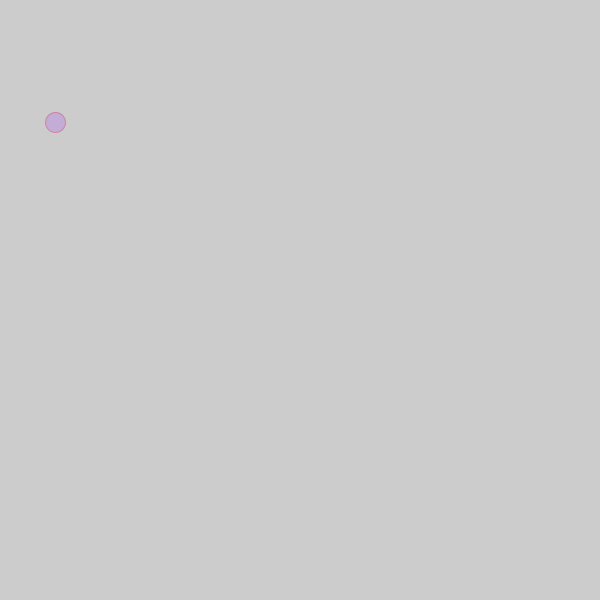
Frame 1 (no input)
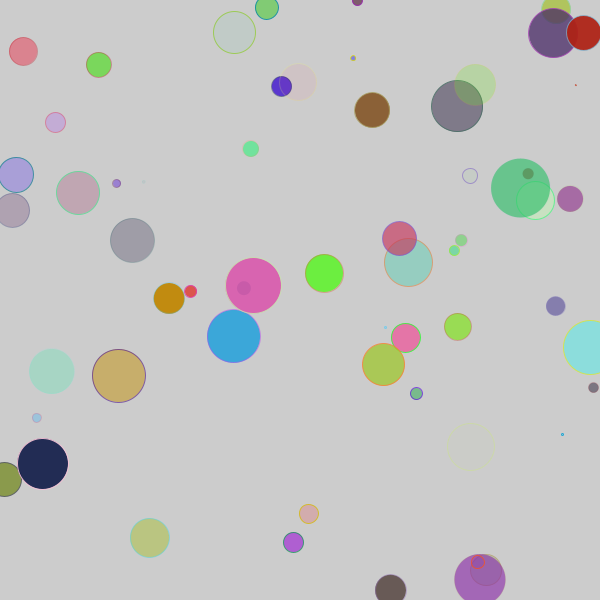
Frame 60 (the mouse pressed at the canvas centre just before this capture)
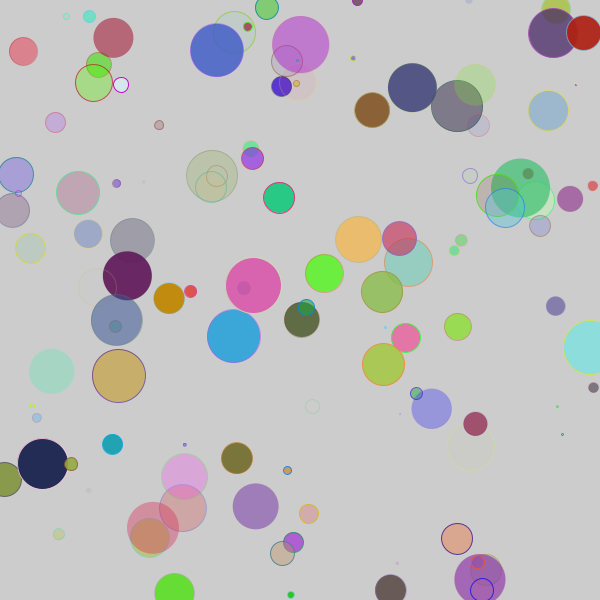
Frame 120 (the mouse held since frame 60 and released just before this capture)

The Processing sketch that drew these frames (run headless with seeded random() and noise(); from frame 60 on, the mouse is pressed at the canvas centre):

// Processing sketch: tripleGraphicDemo
// ── tripleGraphicDemo.pde
/// Processing has its own specific application structure which makes it a bit difficult 
/// to create sequence programs, which usually are graphical demos. 
/// But there is a way around this ...
//-////////////////////////////////////////////////////////////////

int W=0; // global variable W

void setup() // uses external W
{
  size(600,600);
  W=width; // Initialisation
}

int radius(int D) //A function that draws a fraction from the size of the window # uses external W
{
  return int( random(W/D) ); // float to int conversion
}

void draw1()
{
  fill(random(255),random(255),random(255),random(255));   // RGB+opacity
  stroke(random(255),random(255),random(255),random(255)); // RGB+opacity
  float r=radius(10);
  ellipse(random(W),random(W),r,r);
}

void draw2()
{
  fill(random(255),random(255),random(255),random(255)); // RGB+opacity
  float s=radius(10);
  rect(random(W-s),random(W-s),s,s);
}

int   i=0;
float R=0;

void draw3() // uses global i,R
{
  if(R==0) // Only the first time
  {
      R=10+radius(2);
      noStroke();
  }
  fill(0,i%256,0,25); // GREEN + opacity
  arc(W/2,W/2, R, R, radians(i-10),radians(i));
  i+=10;
  R+=0.1;
}

int frame=0;

void draw() // uses global frame
{
  if(frame<500)
    draw1();
  else if(frame<999)
    draw2();
  else draw3(); 
  
  frame++;
}

/// @date 2026-10-29 ( → https://github.com/borkowsk/bookProcessingEN)
